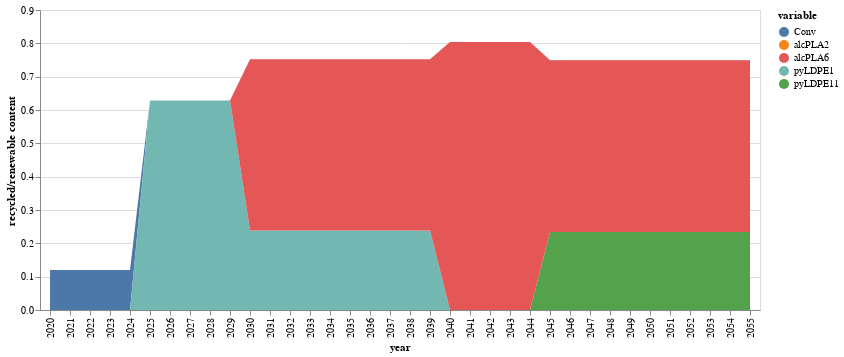

Notebook cell for this chart:
### Code cell
function conventional(t)
    return initial[1,5]*(1-sum(JuMP.values.(xk)[k,t] for k in 1:nrow(compromise)))
end

function innovation(i,t)
    if i==1
        return sum(JuMP.values.(xk)[k,t]*(compromise[k,5])+JuMP.values.(xk)[k,t]*(compromise[k,6]) for k=i:i)
    else
        return sum(JuMP.values.(xk)[k,t]*(compromise[k,5])+JuMP.values.(xk)[k,t]*(compromise[k,6]) for k=i:i )
    end
end

conv=zeros(51)


inn_co2=zeros(nrow(compromise),51)

for k in 1:nrow(compromise)
    inn_co2[k,1]=0
end
j=0
for t in 2:51
    if 0 ≤ t ≤ 5
        j=1
    elseif 6 ≤ t ≤ 10
        j=2
    elseif 6 ≤ t ≤ 10
        j=3
    elseif 11 ≤ t ≤ 15
        j=4
    elseif 16 ≤ t ≤ 20
        j=5
    elseif 21 ≤ t ≤ 25
        j=6
    else
        j=7
    end
        
    conv[t]=conventional(j)
    for k in 1:nrow(compromise)
        inn_co2[k,t]=innovation(k,j)
    end
end
conv[1:5].=initial[1,5]

sNames = ["conv","inn1","inn2","inn3","inn4","inn5","inn6","inn7","inn8","inn9","inn10"]
xLabels = []
for i in 2020:2070
    push!(xLabels,string(i))
end

#df = DataFrame(year=xLabels, conv=conv, inn1=inn_co2[1,:],inn2=inn_co2[2,:],inn3=inn_co2[3,:],inn4=inn_co2[4,:],
#        inn5=inn_co2[5,:],inn6=inn_co2[6,:],inn7=inn_co2[7,:],inn8=inn_co2[8,:],inn9=inn_co2[9,:],inn10=inn_co2[10,:])
df = DataFrame(vcat(conv',inn_co2)',:auto)


df=df[1:36,:]

df=df[!, any.(>(0), eachcol(df))]
df[!,:year]=xLabels[1:36]
rename!(df,[:x1,:x93,:x104,:x222] .=> [:Conv,:pyLDPE1,:pyLDPE11,:alcPLA6])
df[!,:alcPLA2]=zeros(36)
#df |> stack |> @vlplot(:area, x=:year, y={:value, stack=:zero, title="recycled/renewable content"}, color="variable:n",legend=:sNames) 


#rename!(df,[:conv,:inn5,:inn10] .=> [:Conventional,:LDPE_Pyrolysis,:PLA_Alcoholysis])

circular_inn=df |> stack |> @vlplot(:area, x=:year, y={:value, stack=:zero, title="recycled/renewable content"}, color="variable:n",legend=:sNames) 

#save("./result-case-roadmap/circularity-roadmap.svg", circular_inn)
circular_inn

### Figure 1 — Vega-Lite specification as saved in the notebook (floating-point values rounded to 4 significant figures; data arrays with more than 128 entries replaced by an {"elided": "..."} marker saying what was removed)
{"data": {"values": {"elided": "180 records"}}, "encoding": {"color": {"field": "variable", "type": "nominal"}, "x": {"field": "year"}, "y": {"field": "value", "stack": "zero", "title": "recycled/renewable content", "type": "quantitative"}}, "legend": "sNames", "mark": "area"}
